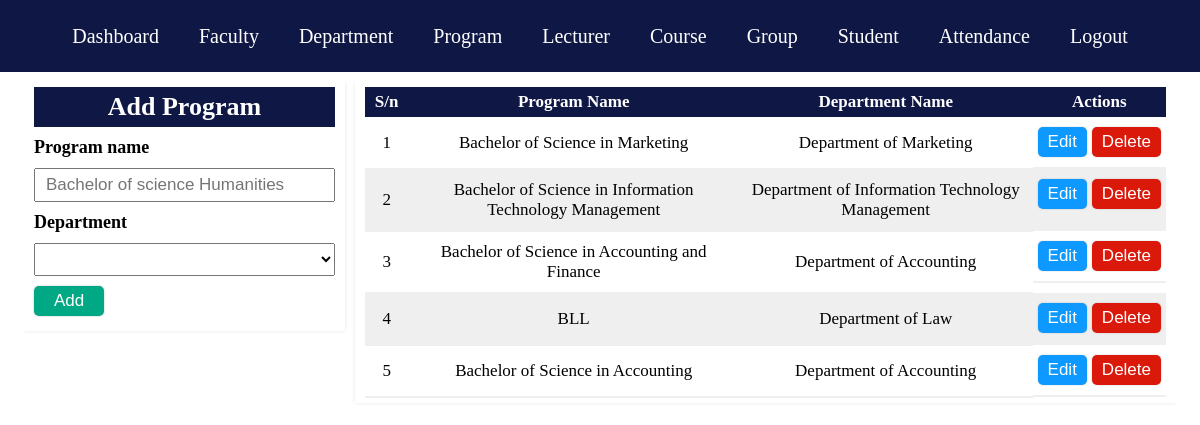
The page /academics/program.php (signed in) on the database its author committed.
### tables this page shows
CREATE TABLE `program` (
  `pid` int(11) NOT NULL,
  `name` varchar(80) NOT NULL,
  `did` int(11) NOT NULL,
  `date_created` date NOT NULL DEFAULT current_timestamp()
);

CREATE TABLE `department` (
  `did` int(11) NOT NULL,
  `name` varchar(50) NOT NULL,
  `fid` int(11) NOT NULL,
  `date_created` date NOT NULL DEFAULT current_timestamp()
);

### academics/program.php (the view, shortened to what this page needs)
<?php
	include '../database/dbconnect.php';
?>
<!DOCTYPE html>
<html>
<head>
	<link rel="stylesheet" type="text/css" href="style.css">
</head>
<body>
    <?php include 'nav.php'; ?>
    <div id="Content-holder">
    	<div class="content-items-width-space">
    		<div class="main-content">
    			<?php
    				if (isset($_POST['proEdit'])) {
    					$id = $_POST['id'];
    					$proSel = mysqli_query($connect, "SELECT * FROM program WHERE pid = '$id'");
    					$proRes = mysqli_fetch_array($proSel);
    					$pid = $proRes['pid'];
    					$pname = $proRes['name'];
    					$did = $proRes['did'];
    					$deptSel = mysqli_query($connect, "SELECT * FROM department WHERE did = '$did'");
    					$deptRes = mysqli_fetch_array($deptSel);
    					$deptid = $deptRes['did'];
    					$dname = $deptRes['name'];
    					?>
    			<div class="content-left">
    				<form action="crud.php" method="POST">
    					<div class="data-form-top">
    						<h2>Update Program</h2>
    					</div>
    					<div class="data-form-body">
    						<div class="data-form-body-item">
    							<label>Program name</label>
    							<input type="text" name="pname" value="<?php echo $pname; ?>">
    							<input type="hidden" name="id" value="<?php echo $pid; ?>">
    						</div>
    						<div class="data-form-body-item">
    							<label>Department</label>
    							<select name="department">
    								<option value="<?php echo $deptid; ?>"><?php echo $dname;?></option>
    								<?php
    									$deptQuery = mysqli_query($connect, "SELECT * FROM department");
    									while ($deptRes = mysqli_fetch_array($deptQuery)) {
    										$did = $deptRes['did'];
    										$fname = $deptRes['name']; ?>
    									<option value="<?php echo $did;?>"><?php echo $fname;?></option>
    								<?php } ?>
    							</select>
    						</div>
    						<div class="data-form-body-item">
    							<input type="submit" name="updateprogram" value="Update" id="form-btn">
    						</div>
    					</div>
    				</form>
    			</div>
    			<?php }else{ ?>
    			<div class="content-left">
    				<form action="crud.php" method="POST">
    					<div class="data-form-top">
    						<h2>Add Program</h2>
    					</div>
    					<div class="data-form-body">
    						<div class="data-form-body-item">
    							<label>Program name</label>
    							<input type="text" name="pname" placeholder="Bachelor of science Humanities">
    						</div>
    						<div class="data-form-body-item">
    							<label>Department</label>
    							<select name="department">
    								<option></option>
    								<?php
    									$deptQuery = mysqli_query($connect, "SELECT * FROM department");
    									while ($deptRes = mysqli_fetch_array($deptQuery)) {
    										$did = $deptRes['did'];
    										$fname = $deptRes['name']; ?>
    									<option value="<?php echo $did;?>"><?php echo $fname;?></option>
    								<?php } ?>
    							</select>
    						</div>
    						<div class="data-form-body-item">
    							<input type="submit" name="addprogram" value="Add" id="form-btn">
    						</div>
    					</div>
    				</form>
    			</div>
    			<?php } ?>
    			<div class="content-right w-77">
    				<table>
    					<thead>
    						<tr>
    							<th>S/n</th>
    							<th>Program Name</th>
    							<th>Department Name</th>
    							<th class="thAction">Actions</th>
    						</tr>
    					</thead>
    					<tbody>
    						<?php
    							$proSel = mysqli_query($connect, "SELECT * FROM program");
    							$i=1;
    							while ($proRes = mysqli_fetch_array($proSel)) {
    								$pname = $proRes['name'];
    								$did = $proRes['did'];
    								$deptQuery = mysqli_query($connect, "SELECT * FROM department WHERE did = '$did'");
									$deptrow = mysqli_fetch_assoc($deptQuery);
									$dname = $deptrow['name'];
									 ?>
    							<tr>
    								<td><?php echo $i; ?></td>
    								<td><?php echo $pname; ?></td>
    								<td><?php echo $dname; ?></td>
    								<td class="forAction">
    									<form action="program.php" method="POST">
    										<input type="submit" name="proEdit" value="Edit" class="btn edit">
    									</form>
    									<form action="crud.php" method="POST">
    										<input type="submit" name="proDelete" value="Delete" class="btn delete">
    									</form>
    								</td>
    							</tr>
    						<?php	$i++;}
    						?>
    					</tbody>
    				</table>
    			</div>
    		</div>
    	</div>
    </div>
</body>
</html>

### academics/style.css (style rules this page uses)
* { margin: 0; padding: 0; box-sizing: border-box; }
body { font-family: ; background-color: #fff; }
#Content-holder { height:89vh; }
.content-items-width-space { width:96%; margin: auto; overflow: auto; }
.main-content { display: flex; gap:10px; }
.content-left { width:30%; padding: 5px 10px; margin-bottom: 10px; box-shadow: 0 0 4px rgba(0, 0, 0, 0.1); height: 100%; }
.content-left form .data-form-top { width: 100%; padding:5px 0; text-align: center; margin-bottom:10px; color: #fff; background-color:#0F1745; }
.content-left form .data-form-top h2 { font-size:26px; }
.content-left form .data-form-body .data-form-body-item { margin-bottom:10px; }
.data-form-body .data-form-body-item label { display: block; margin-bottom: 10px; font-size: 18px; font-weight: bold; }
.data-form-body .data-form-body-item input[type='text'], .data-form-body .data-form-body-item select, .data-form-body .data-form-body-item input[type='time'], .data-form-body .data-form-body-item input[type='password'], .data-form-body .data-form-body-item input[type='email'] { display: block; width: 100%; font-size: 17px; padding:5px 10px; }
.data-form-body .data-form-body-item #form-btn { padding:5px 20px; font-size:17px; border: none; outline: none; border-radius: 5px; cursor: pointer; box-shadow: 0 0 2px rgba(0, 0, 0, 0.3); background-color: #00A884; color: #fff; }
.content-right { width:69%; padding: 5px 10px; margin-bottom: 10px; box-shadow: 0 0 4px rgba(0, 0, 0, 0.1); height: 100%; overflow: auto; }
.w-77 { width: 77%; }
.content-right table { width: 100%; border-collapse: collapse; }
.content-right table th { padding:5px 10px; font-size: 17px; background-color: #0F1745; color: #fff; }
.thAction { width: 10%; }
.content-right table td { text-align: center; font-size: 17px; padding:10px 5px; border-bottom: 2px solid #efefef; }
.content-right table tr:nth-child(even) { background-color: #efefef; }
.content-right table td.forAction { display: flex; gap:5px; }
.btn { padding:5px 10px; cursor: pointer; font-size: 17px; background-color: transparent; color: #fff; border: none; outline: none; border-radius: 5px; box-shadow: 0 0 2px rgba(0, 0, 0, 0.2); }
.edit { background-color: #0d99ff; }
.delete { background-color: #da190b; }

### rows shown on the page
program: name "Bachelor of Science in Marketing", did.name "Department of Marketing"
program: name "Bachelor of Science in Information Technology Management", did.name "Department of Information Technology Management"
program: name "Bachelor of Science in Accounting and Finance", did.name "Department of Accounting"
program: name "BLL", did.name "Department of Law"
program: name "Bachelor of Science in Accounting", did.name "Department of Accounting"
